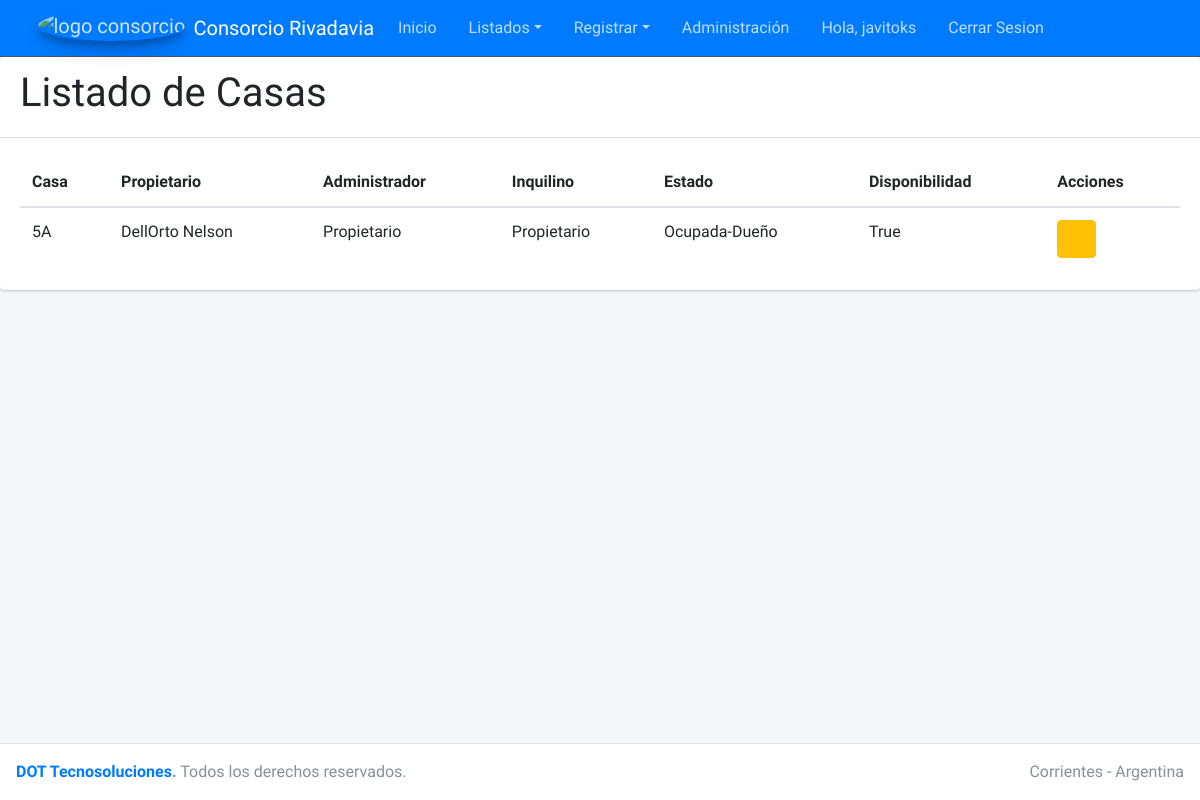
Before: /consorcio/listar_casas/ (signed in) with the older database file.
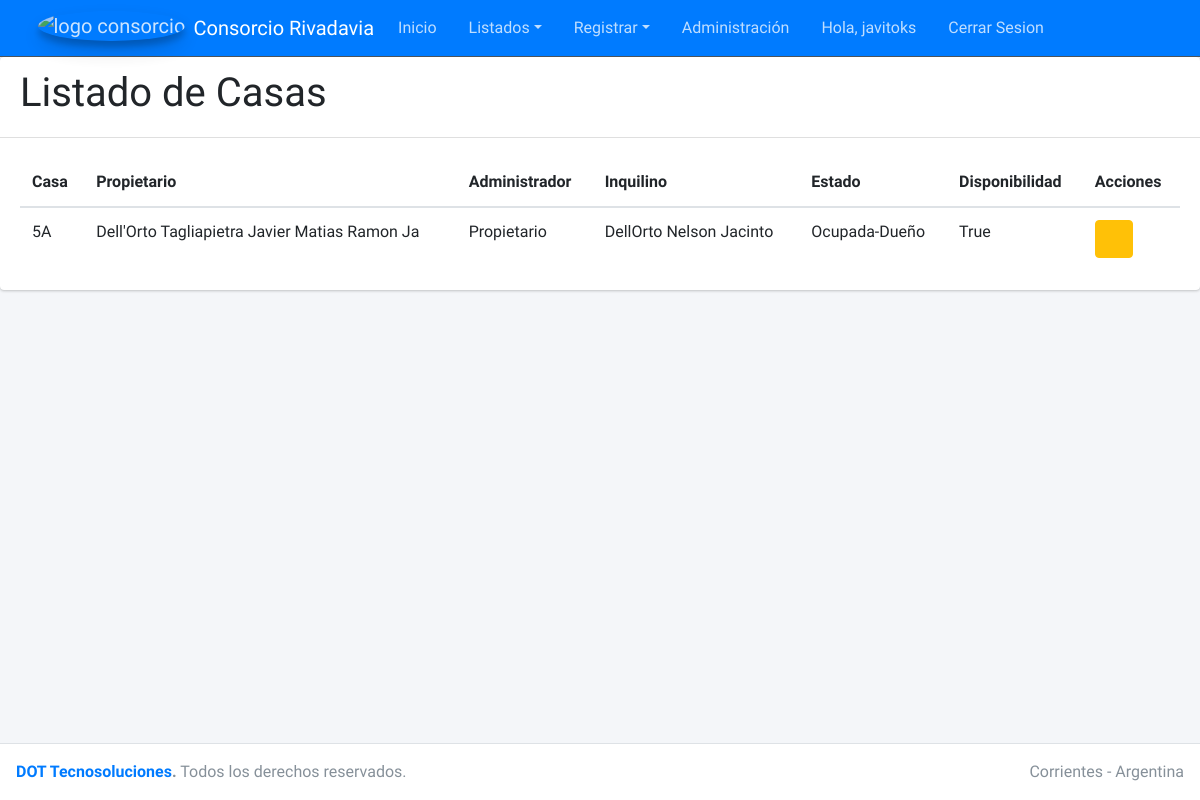
After: the same page with the newer database file.
### casa/models.py (models this page shows, shortened)
class Casa(models.Model):
    numero_casa = models.CharField(max_length=2, blank=False, null=False, help_text='Ingrese el numero y la letra ej: 5A')
    propietario = models.ForeignKey(Propietario, on_delete=models.CASCADE)
    administrador = models.ForeignKey(Administrador, on_delete=models.CASCADE)
    opciones_estado = [('Alquilada', 'Alquilada'), ('Desocupada' , 'Desocupada') , ('Ocupada-Dueño', 'Ocupada-Dueño')]
    estado = models.CharField(max_length=15, null=False, choices=opciones_estado, default='OCU')
    inquilino = models.ForeignKey(Inquilino, verbose_name=("Inquilino"), on_delete=models.CASCADE)
    disponibilidad = models.BooleanField(default=True)
    creado = models.DateTimeField(auto_now_add=True)
    modificado = models.DateTimeField(auto_now=True)
    class Meta:
        ordering = ['numero_casa']
        verbose_name = ("Casa")
        verbose_name_plural = ("Casas")

class Propietario(models.Model):
    nombre = models.CharField(max_length=30)
    apellido = models.CharField(max_length=30, blank=True)
    telefono = models.CharField(max_length=10, blank=True, null=True)
    email = models.EmailField(blank=True, null=True)
    CBU = models.CharField(max_length=22, blank=True, null=True)
    creado = models.DateTimeField(auto_now_add=True)
    modificado = models.DateTimeField(auto_now=True)
    class Meta:
        ordering = ['nombre']
        verbose_name = 'Propietarios'
        verbose_name_plural = "Propietarios"
    def __str__(self):
        return ('{} {}'.format(self.apellido, self.nombre))

class Administrador(models.Model):
    nombre = models.CharField(max_length=30)
    apellido = models.CharField(max_length=30, blank=True)
    telefono = models.CharField(max_length=10, blank=True)
    email = models.EmailField(blank=True)
    creado = models.DateTimeField(auto_now_add=True)
    modificado = models.DateTimeField(auto_now=True)
    class Meta:
        verbose_name = ("Administrador")
        verbose_name_plural = ("Administradores")
    def __str__(self):
        return ('{} {}'.format(self.apellido, self.nombre))

class Inquilino(models.Model):
    nombre = models.CharField(max_length=30)
    apellido = models.CharField(max_length=30, blank=True)
    telefono = models.CharField(max_length=10, blank=True, null=True)
    email = models.EmailField(blank=True, null=True)
    CBU = models.CharField(max_length=22, blank=True, null=True)
    creado = models.DateTimeField(auto_now_add=True)
    modificado = models.DateTimeField(auto_now=True)
    class Meta:
        verbose_name = ("Inquilino")
        verbose_name_plural = ("Inquilinos")
    def __str__(self):
        return ('{} {}'.format(self.apellido, self.nombre))

### casa/views.py (the view)
# urls.py: path('listar_casas/', ListarCasas.as_view(), name='listado_casas'),
class ListarCasas(ListView):
    model = Casa
    template_name = "listado_casas.html"

### casa/templates/listado_casas.html (shortened to what this page needs)
{% extends "list.html" %}
{% block titulo %}
<div><h1>Listado de Casas</h1></div>
{% endblock titulo %}
{% block columns %}
<tr>
  <th scope="col">Casa</th>
  <th scope="col">Propietario</th>
  <th scope="col">Administrador</th>
  <th scope="col">Inquilino</th>
  <th scope="col">Estado</th>
  <th scope="col">Disponibilidad</th>
  <th scope="col">Acciones</th>
</tr>
{% endblock columns %} {% block rows %} {% for casa in object_list %}
<tr>
  <td>{{ casa.numero_casa }}</td>
  <td>{{casa.propietario}}</td>
  <td>{{casa.administrador}}</td>
  <td>{{casa.inquilino}}</td>
  <td>{{casa.estado}}</td>
  <td>{{casa.disponibilidad}}</td>
  <td>
    <a href="{% url 'editarcasa' casa.id %}" class="btn btn-warning">
      <i class="fas fa-edit"></i>
    </a>
  </td>
</tr>
{% endfor %} {% endblock rows %}

### home/templates/list.html (shortened to what this page needs)
{% extends "home.html" %}
{% block content %}
{% if request.user.is_authenticated %}
<div class="card card-default">
  <div class="card-header">
    {% block titulo %}{% endblock titulo %}
  </div>
      <div class="card-body">
        <table class="table">
            <thead>
                {% block columns %}
                {% endblock columns %}
            </thead>
            <tbody class="table-group-divider">
                {% block rows %}
                {% endblock rows %}
            </tbody>
         </table>
      </div>
    </div>
</div>
{% else %}
<div class="alert alert-warning">Loguearse para continuar</div>
{% endif %}
{% endblock %}

### home/templates/home.html (shortened to what this page needs)
{% load static%}
<!DOCTYPE html>
<html lang="en">
<head>
  <link rel="stylesheet" href="{% static 'plugins/fontawesome-free/css/all.min.css' %}">
  <link rel="stylesheet" href="{% static 'css/adminlte.min.css' %}">
</head>
<body class="hold-transition layout-top-nav">
<div class="wrapper">
  {% include "header.html" %}
  <div class="content-wrapper">
  {% block content %}
  {% endblock %}
  </div>
  {% include "footer.html" %}
</body>
</html>

### home/templates/header.html (shortened to what this page needs)
{% load static %}
<nav class="main-header navbar navbar-expand-md navbar-primary navbar-dark">
    <div class="container">
      <a href="{% url 'home' %}" class="navbar-brand">
        <img src="{% static 'img/2149-a.png' %}" alt="logo consorcio" class="brand-image img-circle elevation-3" style="opacity: .8">
        <span class="brand-text font-weight-light">Consorcio Rivadavia</span>
      </a>
      <div class="collapse navbar-collapse order-3" id="navbarCollapse">
        <ul class="navbar-nav">
          <li class="nav-item">
            <a href="{% url 'home' %}" class="nav-link">Inicio</a>
          </li>
          <li class="nav-item dropdown">
            <a id="dropdownSubMenu1" href="#" data-toggle="dropdown" aria-haspopup="true" aria-expanded="false" class="nav-link dropdown-toggle">Listados</a>
          </li>
          <li class="nav-item dropdown">
            <a id="dropdownSubMenu1" href="#" data-toggle="dropdown" aria-haspopup="true" aria-expanded="false" class="nav-link dropdown-toggle">Registrar</a>
              <li class="nav-item">
                <a href="{% url 'admin:index' %}" class="nav-link">Administración</a>
              </li>
              <li class="nav-item">
                {% if user.is_authenticated %}
                  <a href="#" class="nav-link">Hola, {{user.username}}</a>
                {% else %}
                  <a href="{% url 'logueo' %}" class="nav-link">Iniciar Sesion</a>
                {% endif %}
              </li>
              <li class="nav-item">
                <a href="{% url 'cerrarsesion' %}" class="nav-link">Cerrar Sesion</a>
              </li>
            </ul>
      </div>
</nav>

### home/templates/footer.html
{% load static %}
  <footer class="main-footer">
    <div class="float-right d-none d-sm-inline">
      Corrientes - Argentina
    </div>
    <strong> <a href="https://www.dottecnosoluciones.com.ar">DOT Tecnosoluciones</a>.</strong> Todos los derechos reservados.
  </footer>

Changed rows visible on the page:
removed Casa: numero_casa "5A", propietario "DellOrto Nelson", administrador "Propietario", inquilino "Propietario", estado "Ocupada-Dueño", disponibilidad "True"
added Casa: numero_casa "5A", propietario "Dell'Orto Tagliapietra Javier Matias Ramon Ja", administrador "Propietario", inquilino "DellOrto Nelson Jacinto", estado "Ocupada-Dueño", disponibilidad "True"
